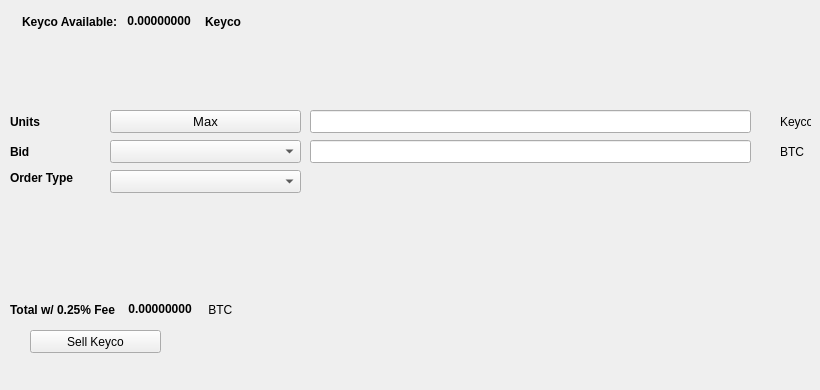
   <widget class="QWidget" name="SellTab">
    <attribute name="title">
     <string>Sell</string>
    </attribute>
    <widget class="QLabel" name="label_16">
     <property name="geometry">
      <rect>
       <x>780</x>
       <y>140</y>
       <width>31</width>
       <height>23</height>
      </rect>
     </property>
     <property name="text">
      <string>BTC</string>
     </property>
    </widget>
    <widget class="QComboBox" name="SellBidcomboBox">
     <property name="geometry">
      <rect>
       <x>110</x>
       <y>140</y>
       <width>191</width>
       <height>23</height>
      </rect>
     </property>
     <property name="font">
      <font>
       <pointsize>10</pointsize>
      </font>
     </property>
    </widget>
    <widget class="QLabel" name="label_18">
     <property name="geometry">
      <rect>
       <x>10</x>
       <y>110</y>
       <width>46</width>
       <height>23</height>
      </rect>
     </property>
     <property name="font">
      <font>
       <weight>75</weight>
       <bold>true</bold>
      </font>
     </property>
     <property name="text">
      <string>Units</string>
     </property>
    </widget>
    <widget class="QPushButton" name="Sell_Max_Amount">
     <property name="geometry">
      <rect>
       <x>110</x>
       <y>110</y>
       <width>191</width>
       <height>23</height>
      </rect>
     </property>
     <property name="font">
      <font>
       <pointsize>10</pointsize>
      </font>
     </property>
     <property name="text">
      <string>Max</string>
     </property>
    </widget>
    <widget class="QLabel" name="label_20">
     <property name="geometry">
      <rect>
       <x>10</x>
       <y>170</y>
       <width>91</width>
       <height>16</height>
      </rect>
     </property>
     <property name="font">
      <font>
       <weight>75</weight>
       <bold>true</bold>
      </font>
     </property>
     <property name="text">
      <string>Order Type</string>
     </property>
    </widget>
    <widget class="QComboBox" name="SellOrdertypeCombo">
     <property name="geometry">
      <rect>
       <x>110</x>
       <y>170</y>
       <width>191</width>
       <height>23</height>
      </rect>
     </property>
     <property name="font">
      <font>
       <pointsize>10</pointsize>
      </font>
     </property>
    </widget>
    <widget class="QLabel" name="label_21">
     <property name="geometry">
      <rect>
       <x>10</x>
       <y>140</y>
       <width>46</width>
       <height>23</height>
      </rect>
     </property>
     <property name="font">
      <font>
       <weight>75</weight>
       <bold>true</bold>
      </font>
     </property>
     <property name="text">
      <string>Bid</string>
     </property>
    </widget>
    <widget class="QLabel" name="label_22">
     <property name="geometry">
      <rect>
       <x>780</x>
       <y>110</y>
       <width>31</width>
       <height>23</height>
      </rect>
     </property>
     <property name="text">
      <string>Keyco</string>
     </property>
    </widget>
    <widget class="QLineEdit" name="UnitsInputKeyco">
     <property name="geometry">
      <rect>
       <x>310</x>
       <y>110</y>
       <width>441</width>
       <height>23</height>
      </rect>
     </property>
     <property name="font">
      <font>
       <pointsize>9</pointsize>
       <weight>75</weight>
       <bold>true</bold>
      </font>
     </property>
    </widget>
    <widget class="QLineEdit" name="SellBidPriceEdit">
     <property name="geometry">
      <rect>
       <x>310</x>
       <y>140</y>
       <width>441</width>
       <height>23</height>
      </rect>
     </property>
     <property name="font">
      <font>
       <pointsize>9</pointsize>
       <weight>75</weight>
       <bold>true</bold>
      </font>
     </property>
    </widget>
    <widget class="QPushButton" name="SellKeycoBTN">
     <property name="geometry">
      <rect>
       <x>30</x>
       <y>330</y>
       <width>131</width>
       <height>23</height>
      </rect>
     </property>
     <property name="text">
      <string>Sell Keyco</string>
     </property>
     <property name="icon">
      <iconset resource="../keyco">
       <normaloff>:/icons/bitcoin</normaloff>:/icons/bitcoin</iconset>
     </property>
    </widget>
    <widget class="QWidget" name="layoutWidget3">
     <property name="geometry">
      <rect>
       <x>22</x>
       <y>12</y>
       <width>258</width>
       <height>19</height>
      </rect>
     </property>
     <layout class="QHBoxLayout" name="horizontalLayout">
      <item>
       <widget class="QLabel" name="label232_2">
        <property name="font">
         <font>
          <weight>75</weight>
          <bold>true</bold>
         </font>
        </property>
        <property name="text">
         <string>Keyco Available:</string>
        </property>
       </widget>
      </item>
      <item>
       <widget class="QLabel" name="KeycoAvailableLabel">
        <property name="palette">
         <palette>
          <active>
           <colorrole role="WindowText">
            <brush brushstyle="SolidPattern">
             <color alpha="255">
              <red>0</red>
              <green>0</green>
              <blue>0</blue>
             </color>
            </brush>
           </colorrole>
           <colorrole role="Button">
            <brush brushstyle="SolidPattern">
             <color alpha="255">
              <red>0</red>
              <green>170</green>
              <blue>0</blue>
             </color>
            </brush>
           </colorrole>
           <colorrole role="Light">
            <brush brushstyle="SolidPattern">
             <color alpha="255">
              <red>0</red>
              <green>255</green>
              <blue>0</blue>
             </color>
            </brush>
           </colorrole>
           <colorrole role="Midlight">
            <brush brushstyle="SolidPattern">
             <color alpha="255">
              <red>0</red>
              <green>212</green>
              <blue>0</blue>
             </color>
            </brush>
           </colorrole>
           <colorrole role="Dark">
            <brush brushstyle="SolidPattern">
             <color alpha="255">
              <red>0</red>
              <green>85</green>
              <blue>0</blue>
             </color>
            </brush>
           </colorrole>
           <colorrole role="Mid">
            <brush brushstyle="SolidPattern">
             <color alpha="255">
              <red>0</red>
              <green>113</green>
              <blue>0</blue>
             </color>
            </brush>
           </colorrole>
           <colorrole role="Text">
            <brush brushstyle="SolidPattern">
             <color alpha="255">
              <red>0</red>
              <green>170</green>
              <blue>0</blue>
             </color>
            </brush>
           </colorrole>
           <colorrole role="BrightText">
            <brush brushstyle="SolidPattern">
             <color alpha="255">
              <red>255</red>
              <green>255</green>
              <blue>255</blue>
             </color>
            </brush>
           </colorrole>
           <colorrole role="ButtonText">
            <brush brushstyle="SolidPattern">
             <color alpha="255">
              <red>0</red>
              <green>0</green>
              <blue>0</blue>
             </color>
            </brush>
           </colorrole>
           <colorrole role="Base">
            <brush brushstyle="SolidPattern">
             <color alpha="255">
              <red>255</red>
              <green>255</green>
              <blue>255</blue>
             </color>
            </brush>
           </colorrole>
           <colorrole role="Window">
            <brush brushstyle="SolidPattern">
             <color alpha="255">
              <red>0</red>
              <green>170</green>
              <blue>0</blue>
             </color>
            </brush>
           </colorrole>
           <colorrole role="Shadow">
            <brush brushstyle="SolidPattern">
             <color alpha="255">
              <red>0</red>
              <green>0</green>
              <blue>0</blue>
             </color>
            </brush>
           </colorrole>
           <colorrole role="AlternateBase">
            <brush brushstyle="SolidPattern">
             <color alpha="255">
              <red>127</red>
              <green>212</green>
              <blue>127</blue>
             </color>
            </brush>
           </colorrole>
           <colorrole role="ToolTipBase">
            <brush brushstyle="SolidPattern">
             <color alpha="255">
              <red>255</red>
              <green>255</green>
              <blue>220</blue>
             </color>
            </brush>
           </colorrole>
           <colorrole role="ToolTipText">
            <brush brushstyle="SolidPattern">
             <color alpha="255">
              <red>0</red>
              <green>0</green>
              <blue>0</blue>
             </color>
            </brush>
           </colorrole>
          </active>
          <inactive>
           <colorrole role="WindowText">
            <brush brushstyle="SolidPattern">
             <color alpha="255">
              <red>0</red>
              <green>0</green>
              <blue>0</blue>
             </color>
            </brush>
           </colorrole>
           <colorrole role="Button">
            <brush brushstyle="SolidPattern">
             <color alpha="255">
              <red>0</red>
              <green>170</green>
              <blue>0</blue>
             </color>
            </brush>
           </colorrole>
           <colorrole role="Light">
            <brush brushstyle="SolidPattern">
             <color alpha="255">
              <red>0</red>
              <green>255</green>
              <blue>0</blue>
             </color>
            </brush>
           </colorrole>
           <colorrole role="Midlight">
            <brush brushstyle="SolidPattern">
             <color alpha="255">
              <red>0</red>
              <green>212</green>
              <blue>0</blue>
             </color>
            </brush>
           </colorrole>
           <colorrole role="Dark">
            <brush brushstyle="SolidPattern">
             <color alpha="255">
              <red>0</red>
              <green>85</green>
              <blue>0</blue>
             </color>
            </brush>
           </colorrole>
           <colorrole role="Mid">
            <brush brushstyle="SolidPattern">
             <color alpha="255">
              <red>0</red>
              <green>113</green>
              <blue>0</blue>
             </color>
            </brush>
           </colorrole>
           <colorrole role="Text">
            <brush brushstyle="SolidPattern">
             <color alpha="255">
              <red>0</red>
              <green>170</green>
              <blue>0</blue>
             </color>
            </brush>
           </colorrole>
           <colorrole role="BrightText">
            <brush brushstyle="SolidPattern">
             <color alpha="255">
              <red>255</red>
              <green>255</green>
              <blue>255</blue>
             </color>
            </brush>
           </colorrole>
           <colorrole role="ButtonText">
            <brush brushstyle="SolidPattern">
             <color alpha="255">
              <red>0</red>
              <green>0</green>
              <blue>0</blue>
             </color>
            </brush>
           </colorrole>
           <colorrole role="Base">
            <brush brushstyle="SolidPattern">
             <color alpha="255">
              <red>255</red>
              <green>255</green>
              <blue>255</blue>
             </color>
            </brush>
           </colorrole>
           <colorrole role="Window">
            <brush brushstyle="SolidPattern">
             <color alpha="255">
              <red>0</red>
              <green>170</green>
              <blue>0</blue>
             </color>
            </brush>
           </colorrole>
           <colorrole role="Shadow">
            <brush brushstyle="SolidPattern">
             <color alpha="255">
              <red>0</red>
              <green>0</green>
              <blue>0</blue>
             </color>
            </brush>
           </colorrole>
           <colorrole role="AlternateBase">
            <brush brushstyle="SolidPattern">
             <color alpha="255">
              <red>127</red>
              <green>212</green>
              <blue>127</blue>
             </color>
            </brush>
           </colorrole>
           <colorrole role="ToolTipBase">
            <brush brushstyle="SolidPattern">
             <color alpha="255">
              <red>255</red>
              <green>255</green>
              <blue>220</blue>
             </color>
            </brush>
           </colorrole>
           <colorrole role="ToolTipText">
            <brush brushstyle="SolidPattern">
             <color alpha="255">
              <red>0</red>
              <green>0</green>
              <blue>0</blue>
             </color>
            </brush>
           </colorrole>
          </inactive>
          <disabled>
           <colorrole role="WindowText">
            <brush brushstyle="SolidPattern">
             <color alpha="255">
              <red>0</red>
              <green>85</green>
              <blue>0</blue>
             </color>
            </brush>
           </colorrole>
           <colorrole role="Button">
            <brush brushstyle="SolidPattern">
             <color alpha="255">
              <red>0</red>
              <green>170</green>
              <blue>0</blue>
             </color>
            </brush>
           </colorrole>
           <colorrole role="Light">
            <brush brushstyle="SolidPattern">
             <color alpha="255">
              <red>0</red>
              <green>255</green>
              <blue>0</blue>
             </color>
            </brush>
           </colorrole>
           <colorrole role="Midlight">
            <brush brushstyle="SolidPattern">
             <color alpha="255">
              <red>0</red>
              <green>212</green>
              <blue>0</blue>
             </color>
            </brush>
           </colorrole>
           <colorrole role="Dark">
            <brush brushstyle="SolidPattern">
             <color alpha="255">
              <red>0</red>
              <green>85</green>
              <blue>0</blue>
             </color>
            </brush>
           </colorrole>
           <colorrole role="Mid">
            <brush brushstyle="SolidPattern">
             <color alpha="255">
              <red>0</red>
              <green>113</green>
              <blue>0</blue>
             </color>
            </brush>
           </colorrole>
           <colorrole role="Text">
            <brush brushstyle="SolidPattern">
             <color alpha="255">
              <red>0</red>
              <green>85</green>
              <blue>0</blue>
             </color>
            </brush>
           </colorrole>
           <colorrole role="BrightText">
            <brush brushstyle="SolidPattern">
             <color alpha="255">
              <red>255</red>
              <green>255</green>
              <blue>255</blue>
             </color>
            </brush>
           </colorrole>
           <colorrole role="ButtonText">
            <brush brushstyle="SolidPattern">
             <color alpha="255">
              <red>0</red>
              <green>85</green>
              <blue>0</blue>
             </color>
            </brush>
           </colorrole>
           <colorrole role="Base">
            <brush brushstyle="SolidPattern">
             <color alpha="255">
              <red>0</red>
              <green>170</green>
              <blue>0</blue>
             </color>
            </brush>
           </colorrole>
           <colorrole role="Window">
            <brush brushstyle="SolidPattern">
             <color alpha="255">
              <red>0</red>
              <green>170</green>
              <blue>0</blue>
             </color>
            </brush>
           </colorrole>
           <colorrole role="Shadow">
            <brush brushstyle="SolidPattern">
             <color alpha="255">
              <red>0</red>
              <green>0</green>
              <blue>0</blue>
             </color>
            </brush>
           </colorrole>
           <colorrole role="AlternateBase">
            <brush brushstyle="SolidPattern">
             <color alpha="255">
              <red>0</red>
              <green>170</green>
              <blue>0</blue>
             </color>
            </brush>
           </colorrole>
           <colorrole role="ToolTipBase">
            <brush brushstyle="SolidPattern">
             <color alpha="255">
              <red>255</red>
              <green>255</green>
              <blue>220</blue>
             </color>
            </brush>
           </colorrole>
           <colorrole role="ToolTipText">
            <brush brushstyle="SolidPattern">
             <color alpha="255">
              <red>0</red>
              <green>0</green>
              <blue>0</blue>
             </color>
            </brush>
           </colorrole>
          </disabled>
         </palette>
        </property>
        <property name="font">
         <font>
          <weight>75</weight>
          <bold>true</bold>
         </font>
        </property>
        <property name="text">
         <string> 0.00000000 </string>
        </property>
        <property name="textInteractionFlags">
         <set>Qt::LinksAccessibleByMouse|Qt::TextSelectableByKeyboard|Qt::TextSelectableByMouse</set>
        </property>
       </widget>
      </item>
      <item>
       <widget class="QLabel" name="labelKeyco">
        <property name="font">
         <font>
          <weight>75</weight>
          <bold>true</bold>
         </font>
        </property>
        <property name="text">
         <string>Keyco</string>
        </property>
       </widget>
      </item>
     </layout>
    </widget>
    <widget class="QWidget" name="layoutWidget">
     <property name="geometry">
      <rect>
       <x>10</x>
       <y>300</y>
       <width>268</width>
       <height>19</height>
      </rect>
     </property>
     <layout class="QHBoxLayout" name="horizontalLayout_2">
      <item>
       <widget class="QLabel" name="label_19">
        <property name="font">
         <font>
          <weight>75</weight>
          <bold>true</bold>
         </font>
        </property>
        <property name="text">
         <string>Total w/ 0.25% Fee </string>
        </property>
       </widget>
      </item>
      <item>
       <widget class="QLabel" name="SellCostLabel">
        <property name="palette">
         <palette>
          <active>
           <colorrole role="WindowText">
            <brush brushstyle="SolidPattern">
             <color alpha="255">
              <red>0</red>
              <green>0</green>
              <blue>0</blue>
             </color>
            </brush>
           </colorrole>
           <colorrole role="Button">
            <brush brushstyle="SolidPattern">
             <color alpha="255">
              <red>0</red>
              <green>170</green>
              <blue>0</blue>
             </color>
            </brush>
           </colorrole>
           <colorrole role="Light">
            <brush brushstyle="SolidPattern">
             <color alpha="255">
              <red>0</red>
              <green>255</green>
              <blue>0</blue>
             </color>
            </brush>
           </colorrole>
           <colorrole role="Midlight">
            <brush brushstyle="SolidPattern">
             <color alpha="255">
              <red>0</red>
              <green>212</green>
              <blue>0</blue>
             </color>
            </brush>
           </colorrole>
           <colorrole role="Dark">
            <brush brushstyle="SolidPattern">
             <color alpha="255">
              <red>0</red>
              <green>85</green>
              <blue>0</blue>
             </color>
            </brush>
           </colorrole>
           <colorrole role="Mid">
            <brush brushstyle="SolidPattern">
             <color alpha="255">
              <red>0</red>
              <green>113</green>
              <blue>0</blue>
             </color>
            </brush>
           </colorrole>
           <colorrole role="Text">
            <brush brushstyle="SolidPattern">
             <color alpha="255">
              <red>0</red>
              <green>170</green>
              <blue>0</blue>
             </color>
            </brush>
           </colorrole>
           <colorrole role="BrightText">
            <brush brushstyle="SolidPattern">
             <color alpha="255">
              <red>255</red>
              <green>255</green>
              <blue>255</blue>
             </color>
            </brush>
           </colorrole>
           <colorrole role="ButtonText">
            <brush brushstyle="SolidPattern">
             <color alpha="255">
              <red>0</red>
              <green>0</green>
              <blue>0</blue>
             </color>
            </brush>
           </colorrole>
           <colorrole role="Base">
            <brush brushstyle="SolidPattern">
             <color alpha="255">
              <red>255</red>
              <green>255</green>
              <blue>255</blue>
             </color>
            </brush>
           </colorrole>
           <colorrole role="Window">
            <brush brushstyle="SolidPattern">
             <color alpha="255">
              <red>0</red>
              <green>170</green>
              <blue>0</blue>
             </color>
            </brush>
           </colorrole>
           <colorrole role="Shadow">
            <brush brushstyle="SolidPattern">
             <color alpha="255">
              <red>0</red>
              <green>0</green>
              <blue>0</blue>
             </color>
            </brush>
           </colorrole>
           <colorrole role="AlternateBase">
            <brush brushstyle="SolidPattern">
             <color alpha="255">
              <red>127</red>
              <green>212</green>
              <blue>127</blue>
             </color>
            </brush>
           </colorrole>
           <colorrole role="ToolTipBase">
            <brush brushstyle="SolidPattern">
             <color alpha="255">
              <red>255</red>
              <green>255</green>
              <blue>220</blue>
             </color>
            </brush>
           </colorrole>
           <colorrole role="ToolTipText">
            <brush brushstyle="SolidPattern">
             <color alpha="255">
              <red>0</red>
              <green>0</green>
              <blue>0</blue>
             </color>
            </brush>
           </colorrole>
          </active>
          <inactive>
           <colorrole role="WindowText">
            <brush brushstyle="SolidPattern">
             <color alpha="255">
              <red>0</red>
              <green>0</green>
              <blue>0</blue>
             </color>
            </brush>
           </colorrole>
           <colorrole role="Button">
            <brush brushstyle="SolidPattern">
             <color alpha="255">
              <red>0</red>
              <green>170</green>
              <blue>0</blue>
             </color>
            </brush>
           </colorrole>
           <colorrole role="Light">
            <brush brushstyle="SolidPattern">
             <color alpha="255">
              <red>0</red>
              <green>255</green>
              <blue>0</blue>
             </color>
            </brush>
           </colorrole>
           <colorrole role="Midlight">
            <brush brushstyle="SolidPattern">
             <color alpha="255">
              <red>0</red>
              <green>212</green>
              <blue>0</blue>
             </color>
            </brush>
           </colorrole>
           <colorrole role="Dark">
            <brush brushstyle="SolidPattern">
             <color alpha="255">
              <red>0</red>
              <green>85</green>
              <blue>0</blue>
             </color>
            </brush>
           </colorrole>
           <colorrole role="Mid">
            <brush brushstyle="SolidPattern">
             <color alpha="255">
              <red>0</red>
              <green>113</green>
              <blue>0</blue>
             </color>
            </brush>
           </colorrole>
           <colorrole role="Text">
            <brush brushstyle="SolidPattern">
             <color alpha="255">
              <red>0</red>
              <green>170</green>
              <blue>0</blue>
             </color>
            </brush>
           </colorrole>
           <colorrole role="BrightText">
            <brush brushstyle="SolidPattern">
             <color alpha="255">
              <red>255</red>
              <green>255</green>
              <blue>255</blue>
             </color>
            </brush>
           </colorrole>
           <colorrole role="ButtonText">
            <brush brushstyle="SolidPattern">
             <color alpha="255">
              <red>0</red>
              <green>0</green>
              <blue>0</blue>
             </color>
            </brush>
           </colorrole>
           <colorrole role="Base">
            <brush brushstyle="SolidPattern">
             <color alpha="255">
              <red>255</red>
              <green>255</green>
              <blue>255</blue>
             </color>
            </brush>
           </colorrole>
           <colorrole role="Window">
            <brush brushstyle="SolidPattern">
             <color alpha="255">
              <red>0</red>
              <green>170</green>
              <blue>0</blue>
             </color>
            </brush>
           </colorrole>
           <colorrole role="Shadow">
            <brush brushstyle="SolidPattern">
             <color alpha="255">
              <red>0</red>
              <green>0</green>
              <blue>0</blue>
             </color>
            </brush>
           </colorrole>
           <colorrole role="AlternateBase">
            <brush brushstyle="SolidPattern">
             <color alpha="255">
              <red>127</red>
              <green>212</green>
              <blue>127</blue>
             </color>
            </brush>
           </colorrole>
           <colorrole role="ToolTipBase">
            <brush brushstyle="SolidPattern">
             <color alpha="255">
              <red>255</red>
              <green>255</green>
              <blue>220</blue>
             </color>
            </brush>
           </colorrole>
           <colorrole role="ToolTipText">
            <brush brushstyle="SolidPattern">
             <color alpha="255">
              <red>0</red>
              <green>0</green>
              <blue>0</blue>
             </color>
            </brush>
           </colorrole>
          </inactive>
          <disabled>
           <colorrole role="WindowText">
            <brush brushstyle="SolidPattern">
             <color alpha="255">
              <red>0</red>
              <green>85</green>
              <blue>0</blue>
             </color>
            </brush>
           </colorrole>
           <colorrole role="Button">
            <brush brushstyle="SolidPattern">
             <color alpha="255">
              <red>0</red>
              <green>170</green>
              <blue>0</blue>
             </color>
            </brush>
           </colorrole>
           <colorrole role="Light">
            <brush brushstyle="SolidPattern">
             <color alpha="255">
              <red>0</red>
              <green>255</green>
              <blue>0</blue>
             </color>
            </brush>
           </colorrole>
           <colorrole role="Midlight">
            <brush brushstyle="SolidPattern">
             <color alpha="255">
              <red>0</red>
              <green>212</green>
              <blue>0</blue>
             </color>
            </brush>
           </colorrole>
           <colorrole role="Dark">
            <brush brushstyle="SolidPattern">
             <color alpha="255">
              <red>0</red>
              <green>85</green>
              <blue>0</blue>
             </color>
            </brush>
           </colorrole>
           <colorrole role="Mid">
            <brush brushstyle="SolidPattern">
             <color alpha="255">
              <red>0</red>
              <green>113</green>
              <blue>0</blue>
             </color>
            </brush>
           </colorrole>
           <colorrole role="Text">
            <brush brushstyle="SolidPattern">
             <color alpha="255">
              <red>0</red>
              <green>85</green>
              <blue>0</blue>
             </color>
            </brush>
           </colorrole>
           <colorrole role="BrightText">
            <brush brushstyle="SolidPattern">
             <color alpha="255">
              <red>255</red>
              <green>255</green>
              <blue>255</blue>
             </color>
            </brush>
           </colorrole>
           <colorrole role="ButtonText">
            <brush brushstyle="SolidPattern">
             <color alpha="255">
              <red>0</red>
              <green>85</green>
              <blue>0</blue>
             </color>
            </brush>
           </colorrole>
           <colorrole role="Base">
            <brush brushstyle="SolidPattern">
             <color alpha="255">
              <red>0</red>
              <green>170</green>
              <blue>0</blue>
             </color>
            </brush>
           </colorrole>
           <colorrole role="Window">
            <brush brushstyle="SolidPattern">
             <color alpha="255">
              <red>0</red>
              <green>170</green>
              <blue>0</blue>
             </color>
            </brush>
           </colorrole>
           <colorrole role="Shadow">
            <brush brushstyle="SolidPattern">
             <color alpha="255">
              <red>0</red>
              <green>0</green>
              <blue>0</blue>
             </color>
            </brush>
           </colorrole>
           <colorrole role="AlternateBase">
            <brush brushstyle="SolidPattern">
             <color alpha="255">
              <red>0</red>
              <green>170</green>
              <blue>0</blue>
             </color>
            </brush>
           </colorrole>
           <colorrole role="ToolTipBase">
            <brush brushstyle="SolidPattern">
             <color alpha="255">
              <red>255</red>
              <green>255</green>
              <blue>220</blue>
             </color>
            </brush>
           </colorrole>
           <colorrole role="ToolTipText">
            <brush brushstyle="SolidPattern">
             <color alpha="255">
              <red>0</red>
              <green>0</green>
              <blue>0</blue>
             </color>
            </brush>
           </colorrole>
          </disabled>
         </palette>
        </property>
        <property name="font">
         <font>
          <weight>75</weight>
          <bold>true</bold>
         </font>
        </property>
        <property name="autoFillBackground">
         <bool>false</bool>
        </property>
        <property name="text">
         <string> 0.00000000</string>
        </property>
        <property name="textInteractionFlags">
         <set>Qt::LinksAccessibleByMouse|Qt::TextSelectableByMouse</set>
        </property>
       </widget>
      </item>
      <item>
       <widget class="QLabel" name="label_17">
        <property name="font">
         <font>
          <weight>50</weight>
          <bold>false</bold>
         </font>
        </property>
        <property name="text">
         <string> BTC</string>
        </property>
       </widget>
      </item>
     </layout>
    </widget>
    <widget class="QLabel" name="label_23">
     <property name="geometry">
      <rect>
       <x>460</x>
       <y>300</y>
       <width>281</width>
       <height>81</height>
      </rect>
     </property>
     <property name="text">
      <string/>
     </property>
     <property name="pixmap">
      <pixmap>:/images/bittrex</pixmap>
     </property>
    </widget>
   </widget>
